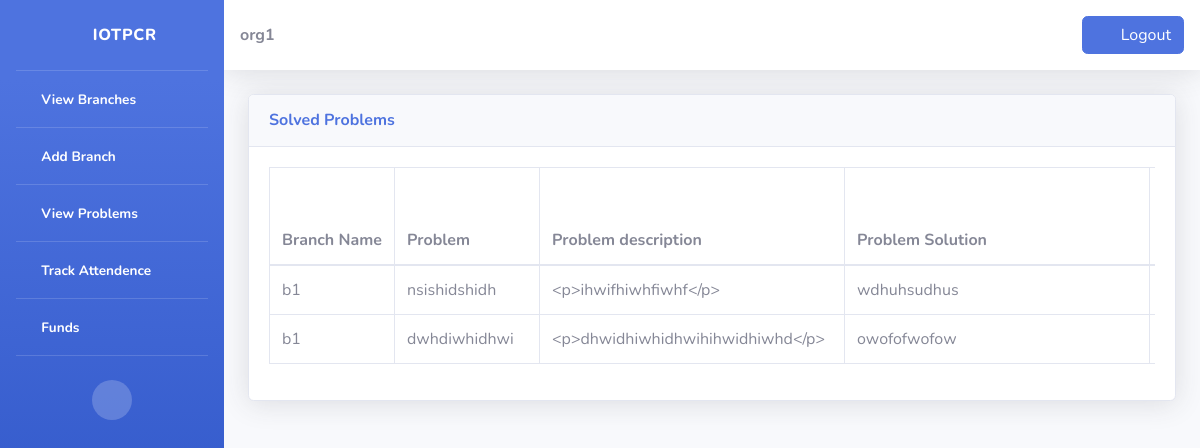
The page /govnportal/org/orgsolvedprobs (signed in) on the database its author committed.
### govnportal/models.py (models this page shows)
class Problem(models.Model):
    organization = models.ForeignKey(Organization, on_delete=models.CASCADE)
    branch = models.ForeignKey(Branches, on_delete=models.CASCADE)
    problemname = models.CharField(max_length=200)
    problemdes = models.CharField(max_length=10000)
    problemid = models.IntegerField()
    photo = models.ImageField(null=True)
    date = models.DateField()
    orgacceptance = models.CharField(max_length=100)
    solved = models.CharField(max_length=100)

class Branches(models.Model):
    organization = models.ForeignKey(Organization, on_delete=models.CASCADE)
    branchname = models.CharField(max_length=200)
    ownername = models.CharField(max_length=200)
    branchid = models.CharField(max_length=200)
    password = models.CharField(max_length=200)
    address = models.CharField(max_length=200)
    village = models.CharField(max_length=200)
    city = models.CharField(max_length=200)
    state = models.CharField(max_length=200)
    phoneno = models.IntegerField()
    balance = models.IntegerField(null=True)

class Problemsolution(models.Model):
    organization = models.ForeignKey(Organization, on_delete=models.CASCADE)
    branch = models.ForeignKey(Branches, on_delete=models.CASCADE)
    problem = models.ForeignKey(Problem, on_delete=models.CASCADE)
    fund = models.ForeignKey(Funds, on_delete=models.CASCADE, null=True)
    problemsolution = models.CharField(max_length=1000)

### govnportal/views.py (the view)
def orgsolvedprobs(request):
    link = 'govnportal/orgsolvedprobs.html'
    porgid = request.session['orgid']
    orgobj = Organization.objects.get(orgid=porgid)
    data = Problem.objects.filter(organization=orgobj)
    data2 = data.filter(orgacceptance='no')
    data1 = data2.filter(solved='yes')
    data1.reverse()
    active_probs = Problem.objects.filter(organization=orgobj)
    active_probs2 = active_probs.filter(solved='no')
    active_probs1 = active_probs2.filter(orgacceptance='no')
    active_probs1.reverse()
    no_active_probs = len(active_probs1)
    solutions = []
    probsolutions = Problemsolution.objects.all()
    for a in data1:
        for b in probsolutions:
            if a == b.problem:
                solutions.append(b)
    solutions.reverse()
    context = {
        'data_probs': data1,
        'data_sols': solutions,
        'probs': no_active_probs,
    }
    return render(request, link, context)

### govnportal/templates/govnportal/orgsolvedprobs.html (shortened to what this page needs)
{% load static %}
<!DOCTYPE html>
<html>
<head>
    <link href="{% static 'vendor/fontawesome-free/css/all.min.css' %}" rel="stylesheet" type="text/css">
    <link href="{% static 'css/sb-admin-2.min.css' %}" rel="stylesheet">
    <link href="{% static 'vendor/datatables/dataTables.bootstrap4.min.css' %}" rel="stylesheet">
</head>
{% if request.session.sessiondata == None %}
<body onload="myFunction()">
</body>
{% else %}
<body id="page-top">
<div id="wrapper">
  <ul class="navbar-nav bg-gradient-primary sidebar sidebar-dark accordion" id="accordionSidebar">
    <a class="sidebar-brand d-flex align-items-center justify-content-center" href="{% url 'index' %}">
      <div class="sidebar-brand-icon rotate-n-15">
        <i class="fas fa-laugh-wink"></i>
      </div>
      <div class="sidebar-brand-text mx-3">IOTPCR</div>
    </a>
    <hr class="sidebar-divider my-0">
    <li class="nav-item active">
      <a class="nav-link" href="{% url 'orghome' %}">
        <i class="fas fa-fw fa-tachometer-alt"></i>
        <span>View Branches</span></a>
    </li>
    <hr class="sidebar-divider my-0">
    <li class="nav-item active">
      <a class="nav-link" href="{% url 'addbranch' %}">
        <i class="fas fa-fw fa-tachometer-alt"></i>
        <span>Add Branch</span></a>
    </li>
    <hr class="sidebar-divider my-0">
    <li class="nav-item active">
      <a class="nav-link" href="#" data-toggle="collapse" data-target="#collapseprobs" aria-expanded="true" aria-controls="collapseprobs">
        <i class="fas fa-fw fa-cog"></i>
        <span>View Problems</span>
      </a>
    </li>
    <hr class="sidebar-divider my-0">
  <li class="nav-item active">
      <a class="nav-link" href="{% url 'orgviewattendence' %}">
        <i class="fas fa-fw fa-tachometer-alt"></i>
        <span>Track Attendence</span></a>
    </li>
    <hr class="sidebar-divider my-0">
    <li class="nav-item active">
      <a class="nav-link" href="#" data-toggle="collapse" data-target="#collapsefunds" aria-expanded="true" aria-controls="collapsefunds">
        <i class="fas fa-fw fa-cog"></i>
        <span>Funds</span>
      </a>
    </li>
    <hr class="sidebar-divider my-0"><br>
    <div class="text-center d-none d-md-inline">
      <button class="rounded-circle border-0" id="sidebarToggle"></button>
    </div>
    <br><br><br>
  </ul>
<div id="content-wrapper" class="d-flex flex-column">
  <div id="content">
    <nav class="navbar navbar-expand navbar-light bg-white topbar mb-4 static-top shadow">
      <ul class="navbar-nav">
        <b>{{ request.session.sessiondata }}</b>
      </ul>
      <ul class="navbar-nav ml-auto">
        <form action="{% url 'logout' %}" method="POST">
          <button class="btn btn-primary btn-user btn-block"><i class="fas fa-sign-out-alt fa-sm fa-fw mr-2 text-gray-400"></i>Logout</button>
        </form>
      </ul>
    </nav>
    <div class="container-fluid">
        <div class="card shadow mb-4">
          <div class="card-header py-3">
            <h6 class="m-0 font-weight-bold text-primary">Solved Problems</h6>
          </div>
          <div class="card-body">
            <div class="table-responsive">
              {% if not data_probs %}
              &nbsp&nbsp No Solved Problems
              {% else %}
              <table class="table table-bordered" id="dataTable" width="100%" cellspacing="0">
                <thead>
                  <tr>
                    <th>Branch Name</th>
                    <th>Problem</th>
                    <th>Problem description</th>
                    <th>Problem Solution</th>
                    <th>Fund Raise Amount</th>
                  </tr>
                </thead>
                <tbody>
                {% for b in data_sols %}
                {% for a in data_probs %}
                {% if a == b.problem %}
                  <tr>
                    <td><div style='width: 100px;'>{{ a.branch.branchname }}</div></td>
                    <td><div style='width: 120px;'>{{ a.problemname }}</div></td>
                    <td><div style='width: 280px;'>{{ a.problemdes }}</div></td>
                    <td><div style='width: 280px;'>{{ b.problemsolution }}</div></td>
                    <td><div style='width: 80px;'>{{ b.fund.amount }}</div></td>
                  </tr>
                {%endif%}
                {%endfor%}
                {%endfor%}
              </tbody>
              </table>
              {% endif %}
            </div>
          </div>
        </div>
      </div>
</div>
</div>
</div>
</body>
{% endif %}
</html>

### rows shown on the page
Problemsolution: problemsolution "wdhuhsudhus"
Problem: branch.branchname "b1", problemname "nsishidshidh", problemdes "<p>ihwifhiwhfiwhf</p>"
Problemsolution: problemsolution "owofofwofow"
Problem: branch.branchname "b1", problemname "dwhdiwhidhwi", problemdes "<p>dhwidhiwhidhwihihwidhiwhd</p>"

### other values the page prints
{{ request.session.sessiondata }} "org1"
